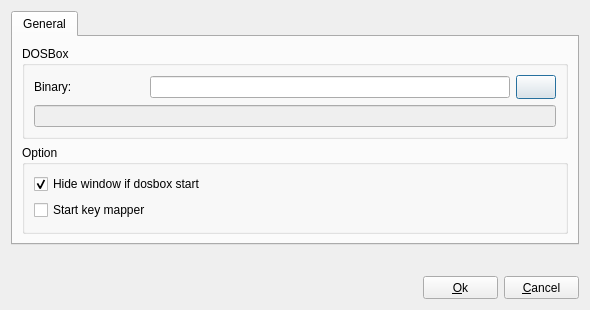
<ui version="4.0" >
 <class>UiPreferences</class>
 <widget class="QDialog" name="UiPreferences" >
  <property name="geometry" >
   <rect>
    <x>0</x>
    <y>0</y>
    <width>590</width>
    <height>310</height>
   </rect>
  </property>
  <property name="minimumSize" >
   <size>
    <width>590</width>
    <height>310</height>
   </size>
  </property>
  <property name="maximumSize" >
   <size>
    <width>590</width>
    <height>310</height>
   </size>
  </property>
  <property name="windowTitle" >
   <string>Preference</string>
  </property>
  <property name="windowIcon" >
   <iconset resource="../../../resource/dboxfe.qrc" >
    <normaloff>:/pics/images/preferences.png</normaloff>:/pics/images/preferences.png</iconset>
  </property>
  <layout class="QGridLayout" name="glPreferences" >
   <item row="0" column="0" >
    <widget class="QTabWidget" name="tabWidgetPreference" >
     <property name="currentIndex" >
      <number>0</number>
     </property>
     <widget class="QWidget" name="tabGeneral" >
      <attribute name="title" >
       <string>General</string>
      </attribute>
      <layout class="QGridLayout" name="gridLayout_2" >
       <item row="0" column="0" >
        <widget class="QGroupBox" name="groupBoxDosbox" >
         <property name="title" >
          <string>DOSBox</string>
         </property>
         <layout class="QGridLayout" name="_2" >
          <property name="margin" >
           <number>9</number>
          </property>
          <property name="spacing" >
           <number>6</number>
          </property>
          <item row="0" column="0" >
           <layout class="QVBoxLayout" name="vlDosbox" >
            <property name="spacing" >
             <number>6</number>
            </property>
            <property name="margin" >
             <number>0</number>
            </property>
            <item>
             <layout class="QHBoxLayout" name="hlDosboxBinary" >
              <property name="spacing" >
               <number>6</number>
              </property>
              <property name="margin" >
               <number>0</number>
              </property>
              <item>
               <widget class="QLabel" name="labelDosboxBinary" >
                <property name="minimumSize" >
                 <size>
                  <width>110</width>
                  <height>0</height>
                 </size>
                </property>
                <property name="maximumSize" >
                 <size>
                  <width>110</width>
                  <height>16777215</height>
                 </size>
                </property>
                <property name="text" >
                 <string>Binary:</string>
                </property>
                <property name="buddy" >
                 <cstring>lineEditDosboxBinary</cstring>
                </property>
               </widget>
              </item>
              <item>
               <widget class="QLineEdit" name="lineEditDosboxBinary" >
                <property name="text" >
                 <string/>
                </property>
               </widget>
              </item>
              <item>
               <widget class="QPushButton" name="btnDosboxBinary" >
                <property name="minimumSize" >
                 <size>
                  <width>24</width>
                  <height>24</height>
                 </size>
                </property>
                <property name="sizeIncrement" >
                 <size>
                  <width>24</width>
                  <height>24</height>
                 </size>
                </property>
                <property name="text" >
                 <string/>
                </property>
                <property name="icon" >
                 <iconset resource="../../../resource/dboxfe.qrc" >
                  <normaloff>:/pics/images/folder-open_16.png</normaloff>:/pics/images/folder-open_16.png</iconset>
                </property>
               </widget>
              </item>
             </layout>
            </item>
            <item>
             <widget class="QLineEdit" name="lineEditDosboxVersion" >
              <property name="enabled" >
               <bool>false</bool>
              </property>
              <property name="alignment" >
               <set>Qt::AlignHCenter</set>
              </property>
              <property name="readOnly" >
               <bool>true</bool>
              </property>
             </widget>
            </item>
           </layout>
          </item>
         </layout>
        </widget>
       </item>
       <item row="1" column="0" >
        <widget class="QGroupBox" name="groupBoxOption" >
         <property name="title" >
          <string>Option</string>
         </property>
         <layout class="QGridLayout" name="glOption" >
          <item row="0" column="0" >
           <widget class="QCheckBox" name="checkBoxWindowsHide" >
            <property name="text" >
             <string>Hide window if dosbox start</string>
            </property>
            <property name="checked" >
             <bool>true</bool>
            </property>
           </widget>
          </item>
          <item row="1" column="0" >
           <widget class="QCheckBox" name="checkBoxStartKeyMapper" >
            <property name="text" >
             <string>Start key mapper</string>
            </property>
           </widget>
          </item>
         </layout>
        </widget>
       </item>
      </layout>
     </widget>
    </widget>
   </item>
   <item row="1" column="0" >
    <spacer name="verticalSpacer" >
     <property name="orientation" >
      <enum>Qt::Vertical</enum>
     </property>
     <property name="sizeHint" stdset="0" >
      <size>
       <width>20</width>
       <height>6</height>
      </size>
     </property>
    </spacer>
   </item>
   <item row="2" column="0" >
    <layout class="QHBoxLayout" name="horizontalLayout" >
     <item>
      <spacer name="horizontalSpacer" >
       <property name="orientation" >
        <enum>Qt::Horizontal</enum>
       </property>
       <property name="sizeHint" stdset="0" >
        <size>
         <width>40</width>
         <height>20</height>
        </size>
       </property>
      </spacer>
     </item>
     <item>
      <widget class="QPushButton" name="btnOk" >
       <property name="minimumSize" >
        <size>
         <width>75</width>
         <height>23</height>
        </size>
       </property>
       <property name="maximumSize" >
        <size>
         <width>75</width>
         <height>23</height>
        </size>
       </property>
       <property name="text" >
        <string>&amp;Ok</string>
       </property>
       <property name="icon" >
        <iconset resource="../../../resource/dboxfe.qrc" >
         <normaloff>:/pics/images/apply_16.png</normaloff>:/pics/images/apply_16.png</iconset>
       </property>
      </widget>
     </item>
     <item>
      <widget class="QPushButton" name="btnCancel" >
       <property name="minimumSize" >
        <size>
         <width>75</width>
         <height>23</height>
        </size>
       </property>
       <property name="maximumSize" >
        <size>
         <width>75</width>
         <height>23</height>
        </size>
       </property>
       <property name="text" >
        <string>&amp;Cancel</string>
       </property>
       <property name="icon" >
        <iconset resource="../../../resource/dboxfe.qrc" >
         <normaloff>:/pics/images/cancel_16.png</normaloff>:/pics/images/cancel_16.png</iconset>
       </property>
      </widget>
     </item>
    </layout>
   </item>
  </layout>
 </widget>
 <resources>
  <include location="../../../resource/dboxfe.qrc" />
  <include location="../../../resource/dboxfe.qrc" />
 </resources>
 <connections>
  <connection>
   <sender>btnCancel</sender>
   <signal>clicked()</signal>
   <receiver>UiPreferences</receiver>
   <slot>reject()</slot>
   <hints>
    <hint type="sourcelabel" >
     <x>560</x>
     <y>193</y>
    </hint>
    <hint type="destinationlabel" >
     <x>558</x>
     <y>207</y>
    </hint>
   </hints>
  </connection>
 </connections>
</ui>
